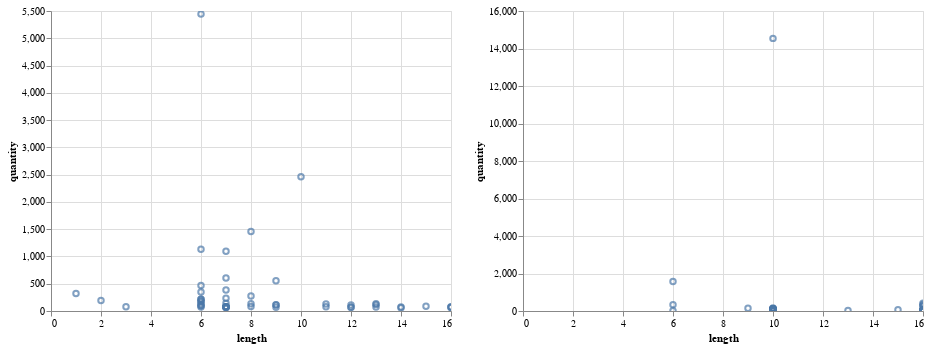

The code cell stored with this chart in its notebook:
### Code cell
ci = alt.Chart(i).mark_point().encode(
x = 'length',
y = 'quantity').interactive()

cf = alt.Chart(f).mark_point().encode(
x = 'length',
y = 'quantity').interactive()

ci | cf
